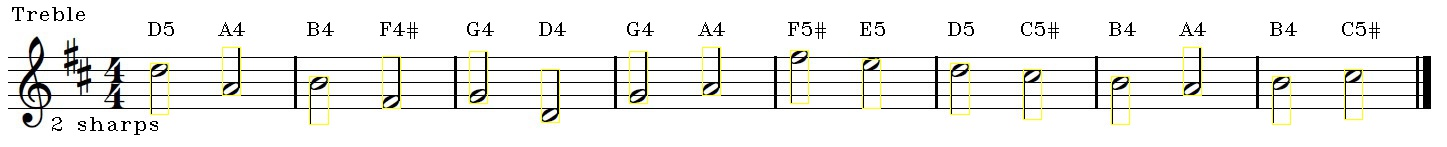
#> input picture mySimgpleSong2-solved.jpg, 1447 x 147 px
$ python -i clefFind.py   (imports and definitions only)
#> lines starting #> are read from the running program, lines starting #| are printed output that depends on the picture; after the words box and inside, x2 and y2 are one past the last pixel; in counts of white or black regions, pixels touching at a corner belong together; pictures that were not available may be replaced by others from this repository, and a replacement may not be noted
import cv2
import numpy as np

def clefFind(img):
    tempT = cv2.imread('Images/Treble2.png')
    tempT = cv2.cvtColor(tempT, cv2.COLOR_BGR2GRAY)
    _, tempT = cv2.threshold(tempT, 200, 255, cv2.THRESH_BINARY_INV)

    tempB = cv2.imread('Images/Bass.png')
    tempB = cv2.cvtColor(tempB, cv2.COLOR_BGR2GRAY)
    _, tempB = cv2.threshold(tempB, 200, 255, cv2.THRESH_BINARY_INV)

    trebFind = cv2.matchTemplate(img,tempT,cv2.TM_CCOEFF_NORMED)
    hitT = np.amax(trebFind)
    bassFind = cv2.matchTemplate(img,tempB,cv2.TM_CCOEFF_NORMED)
    hitB = np.amax(bassFind)

    if hitT > 0.7:
        return "Treble"
    elif hitB > 0.7:
        return "Bass"
    else:
        return "Clef Not Found"

>>> import cv2
>>> picture = cv2.imread('mySimgpleSong2-solved.jpg', cv2.IMREAD_GRAYSCALE)
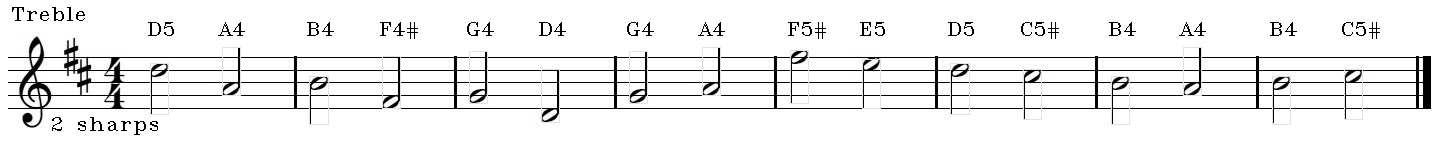
#> picture: shape (147, 1447); min 0, max 255, mean 236.9
>>> result = clefFind(picture)
#> in clefFind, tempT is the input picture: shape (147, 1447, 3); mean B, G, R 234.6, 237.1, 237
#> in clefFind, `_, tempT = cv2.threshold(tempT, 200, 255, cv2.THRESH_BINARY_INV)`:
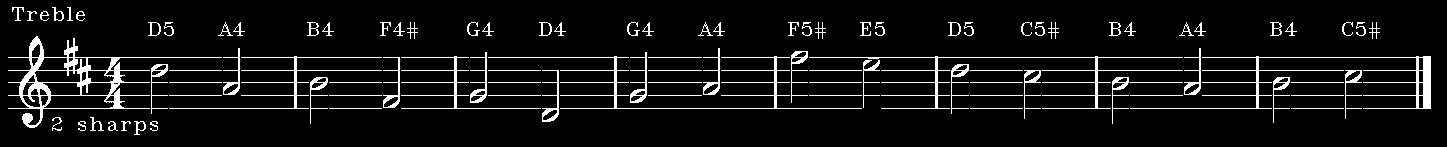
#> tempT: shape (147, 1447); 7.2% white in thin lines or dots, all inside (x1, y1, x2, y2) = (8, 7, 1431, 135)
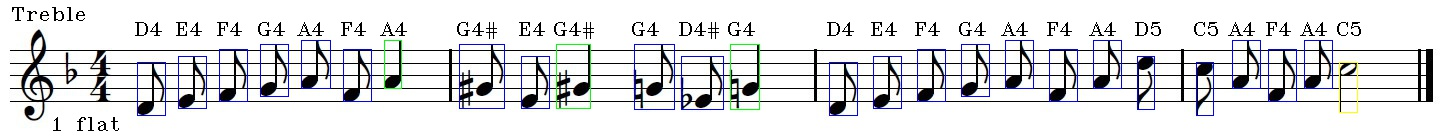
#> input picture mySimgpleSong3-solved.jpg, 1443 x 138 px, given in place of Bass.png, which was not available
#> in clefFind, tempB is the input picture: shape (138, 1443, 3); mean B, G, R 225.8, 224.3, 223.6
#> in clefFind, `tempB = cv2.cvtColor(tempB, cv2.COLOR_BGR2GRAY)`:
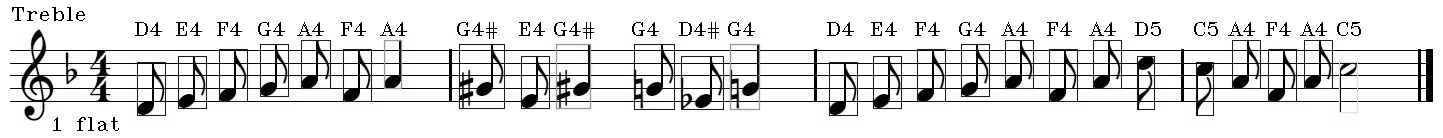
#> tempB: shape (138, 1443); min 0, max 255, mean 224.2
#> in clefFind, `_, tempB = cv2.threshold(tempB, 200, 255, cv2.THRESH_BINARY_INV)`:
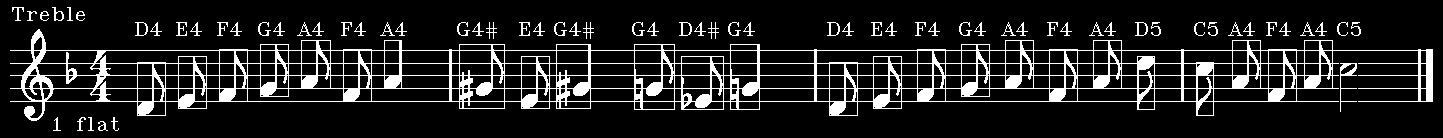
#> tempB: shape (138, 1443); 12.7% white; 68 white regions, largest, box (x1, y1, x2, y2) and area: (10, 29, 1433, 121) 21720, (1340, 63, 1357, 112) 197, (135, 22, 148, 36) 66
#> in clefFind, `trebFind = cv2.matchTemplate(img,tempT,cv2.TM_CCOEFF_NORMED)`: trebFind = [-0.987]
#> in clefFind, `hitT = np.amax(trebFind)`: hitT = -0.987
#> in clefFind, `bassFind = cv2.matchTemplate(img,tempB,cv2.TM_CCOEFF_NORMED)`: bassFind = [[-0.0902, -0.0839, -0.0799, -0.0818, -0.085], [-0.0802, -0.0755, -0.0735, -0.0741, -0.0762], [-0.0691, -0.064, -0.0606, -0.0602, -0.0628], [-0.0687, -0.0615, -0.0564, -0.0571, -0.0602], [-0.07, -0.0605, -0.0552, -0.0559, -0.0582], [-0.0633, -0.0539, -0.0483, -0.0487, -0.0515], [-0.0643, -0.0547, -0.0497, -0.0501, -0.0532], [-0.386, -0.375, -0.369, -0.371, -0.374], [-0.0705, -0.0604, -0.0559, -0.057, -0.0605], [-0.0555, -0.046, -0.0419, -0.0432, -0.0465]]
#> in clefFind, `hitB = np.amax(bassFind)`: hitB = -0.0419
#> result = 'Clef Not Found'
